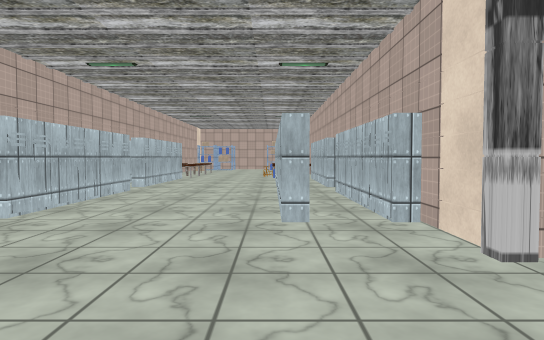
View 1 (above)

24 first-person views from a walk through a scene from a Unity 3-D project. The camera is 1.4 m above the floor, tilts 2° down and sees 75° across. Doors are open. The floor is counted in squares, 2 m on a side. Each view is taken from the middle of a square. On the plan, view 1 faces up. The plan holds only what a view shows up to about 11 squares ahead; the rest is blank. The place goes on beyond the plan. The player is left out. Some surface patterns are stand-ins.

View 2
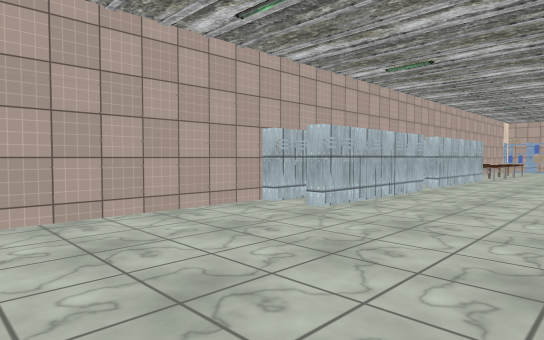

View 3
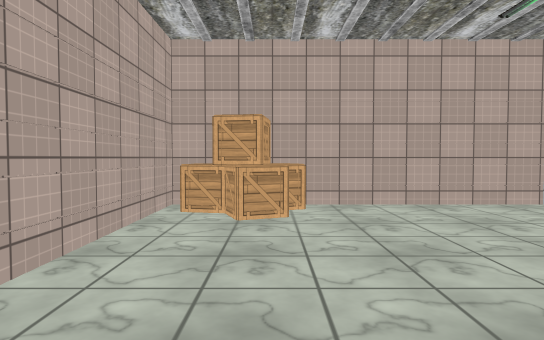

View 4
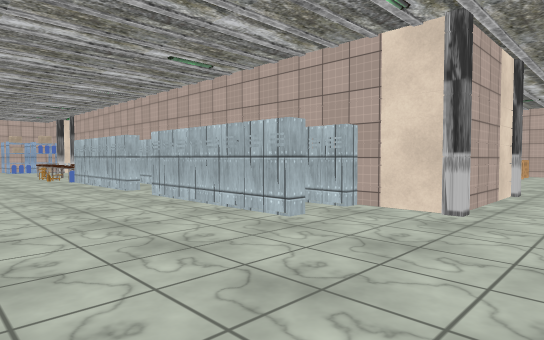

View 5
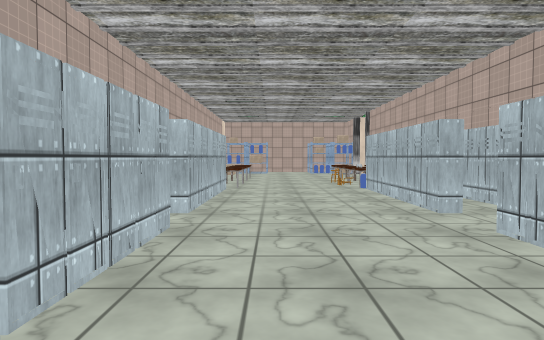

View 6
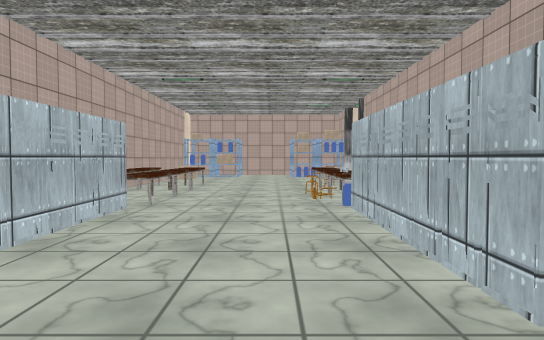

View 7
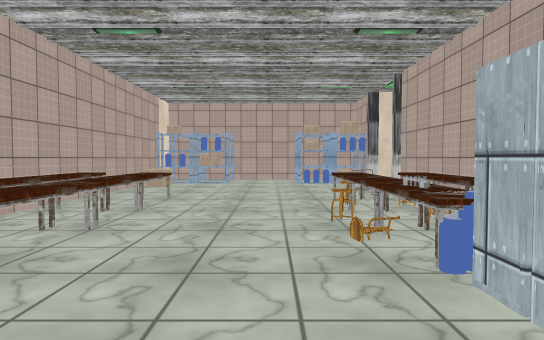

View 8
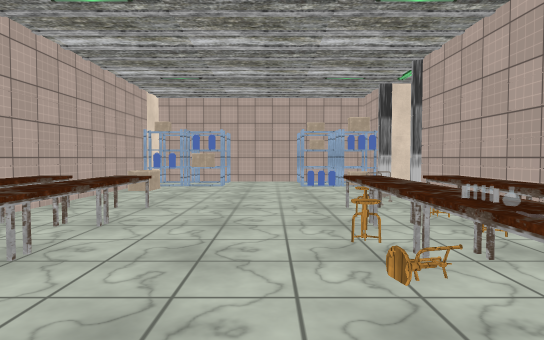

View 9
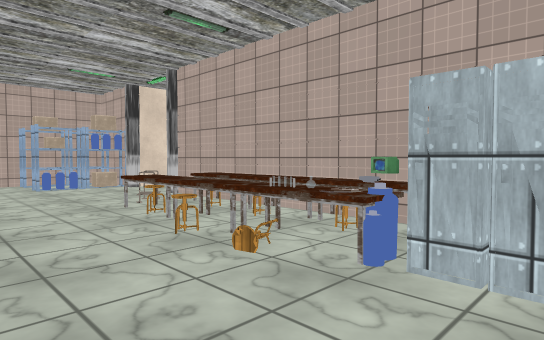

View 10
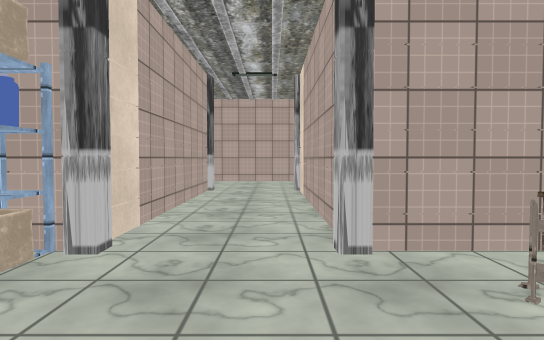

View 11
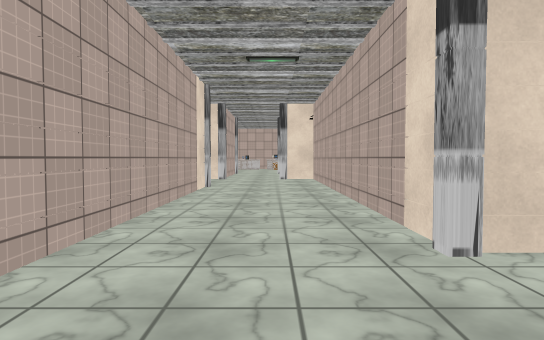

View 12
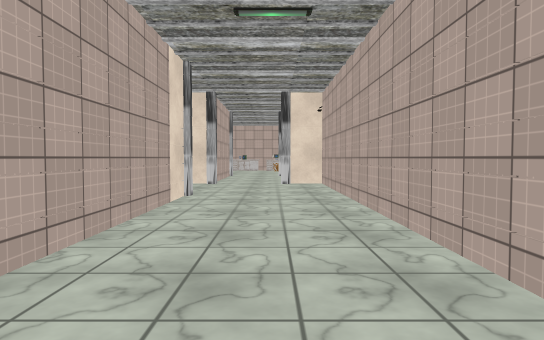

View 13
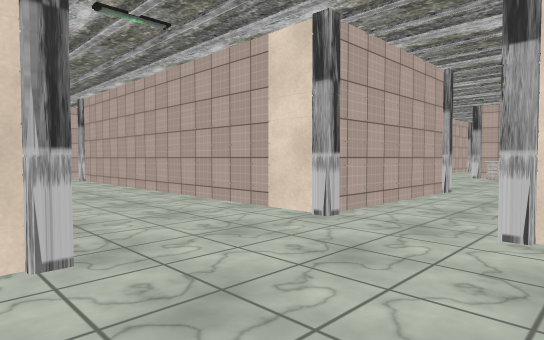

View 14
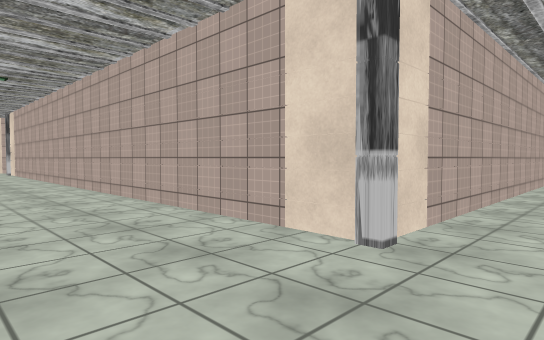

View 15
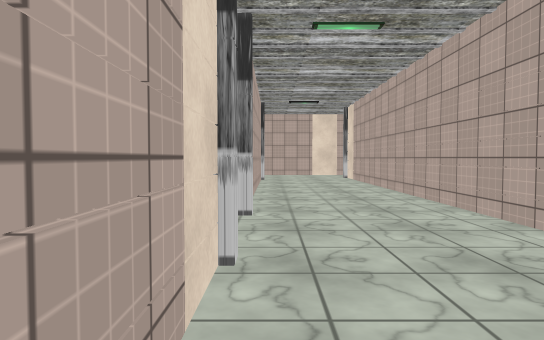

View 16
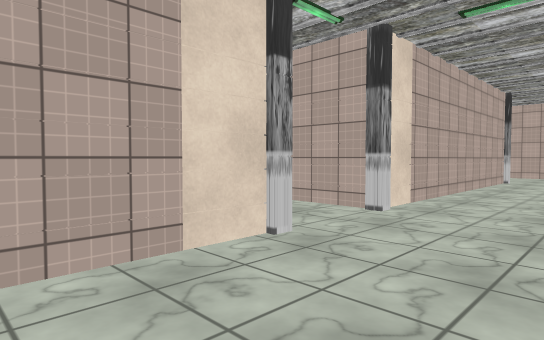

View 17
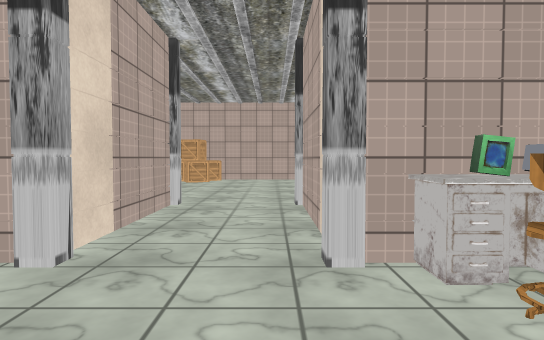

View 18
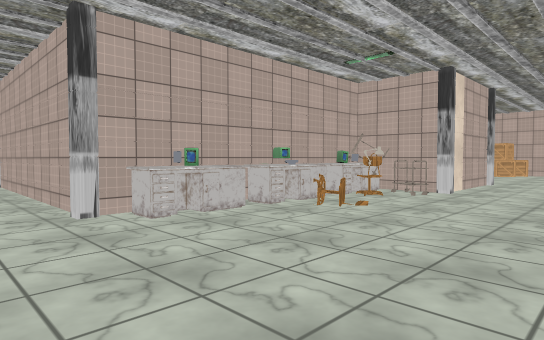

View 19
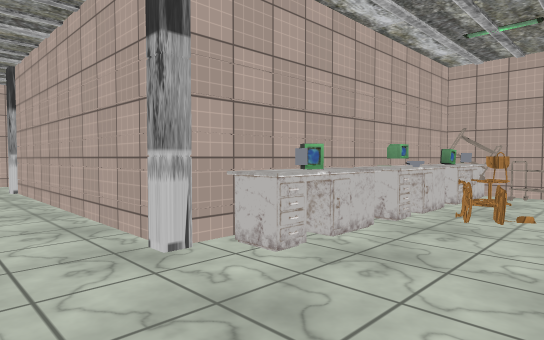

View 20
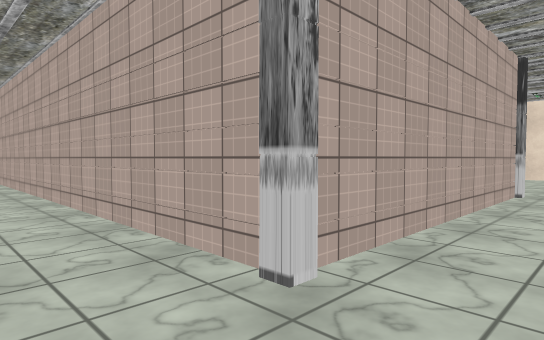

View 21
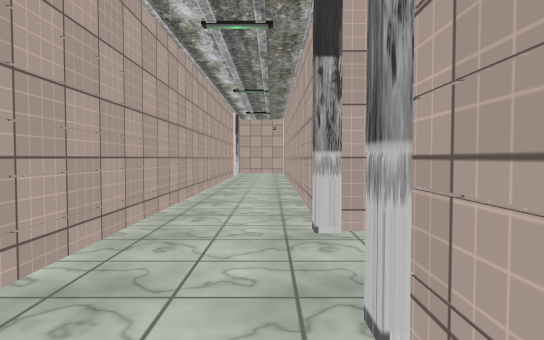

View 22
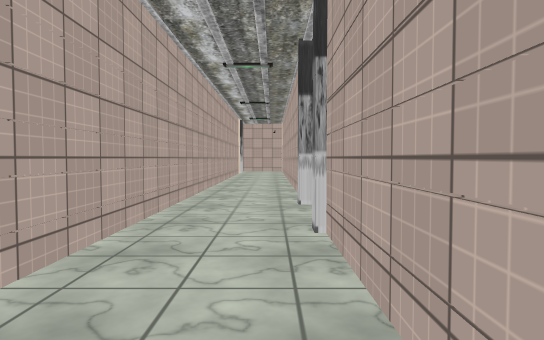

View 23
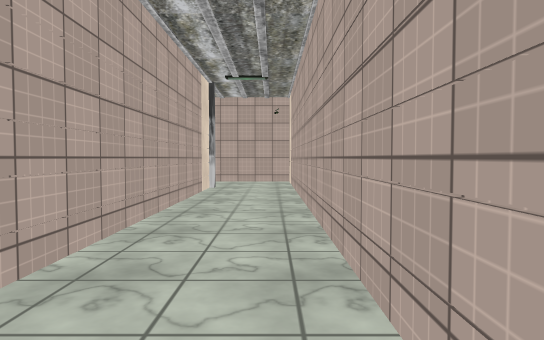

View 24
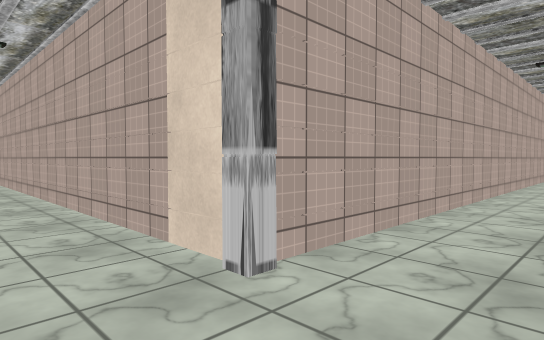

### Floor plan
Points are (right, up) in squares from view 1. A wall is a line through its corners. A room is listed if a view was taken in it or the views show most of it. See-through windows are left out.
Room 1 (views 1, 2, 3, 4, 5, 6, 7, 8, 9, 10)
walls: (1.6, 12.5) (1.6, 13.5); (1.6, 15.4) (1.6, 16.6); (2.4, 17.4) (6.7, 17.4); (-4.3, 18.2) (-4.3, 16.6); (-4.3, 3.2) (-4.3, 0.6); (-0.5, 21.4) (-2.4, 21.4); (6.5, 19.4) (1.6, 19.4) (1.6, 21.2); (4.4, 2.5) (1.6, 2.5) (1.6, 3.5); (1.7, 0.5) (4.4, 0.5); (-4.4, -1.5) (-0.9, -1.5)
ways out: opening at (6.5, 18.5) to room 2; opening at (5, 3) to room 3
objects: other object (-4, -1); other object (-4, 0); other object (-4, 4); other object (-4, 5); other object (-4, 14); other object (-4, 15) to (-4, 16); other object (-4, 19); other object (-4, 20); other object (-4, 21); other object (-3, 0); other object (-3, 4); other object (-3, 5); other object (-3, 6); other object (-3, 7); other object (-3, 9); other object (-3, 10); other object (-3, 11); other object (-3, 12); other object (-3, 13); other object (-3, 14); other object (-3, 15) to (-3, 16); other object (-3, 19); other object (-3, 20); other object (-3, 21); other object (-1, 12); other object (0, 4); other object (0, 5); other object (0, 6); other object (0, 7); other object (0, 9); other object (0, 10); other object (0, 11); other object (0, 12); other object (0, 13); other object (0, 14); other object (0, 15); other object (0, 16) to (1, 16); other object (0, 20); other object (0, 21); other object (1, 4); other object (1, 12); other object (1, 13); other object (1, 14); other object (1, 15); other object (1, 19); other object (1, 20); other object (1, 21); other object (2, 1); other object (2, 2); other object (2, 4); other object (2, 5); other object (2, 6); other object (2, 7); other object (2, 9); other object (2, 10); other object (2, 11); other object (2, 14); other object (2, 15); other object (2, 17); other object (2, 19); other object (5, 1); other object (5, 4)
Room 2 (views 11, 12, 13, 14, 15, 16)
walls: (9.6, 11.5) (9.6, 24.5); (6.7, 17.4) (6.7, 8.5) (7.6, 8.5); (10.4, 8.5) (16.5, 8.5); (16.5, 11.4) (9.9, 11.4); (6.7, 24.5) (6.7, 19.6)
ways out: opening at (6.5, 18.5) to room 1; opening at (8.5, 7.5) to room 3
objects: other object (7, 17); other object (7, 19); other object (10, 8); other object (10, 11)
Room 3 (views 17, 18, 19)
walls: (9.6, 4.5) (9.6, 7.6); (5.6, -1.5) (10.6, -1.5)
ways out: opening at (5, 3) to room 1; opening at (8.5, 7.5) to room 2; opening at (11.5, -2) to room 4
objects: other object (5, 0); other object (5, 2); other object (5, 3); other object (6, -1); other object (6, 0); other object (7, -1); other object (8, -1); other object (8, 0); other object (8, 1); other object (8, 8); other object (9, -1); other object (10, -1); other object (10, 4)
Room 4 (views 20, 21, 22, 23, 24)
walls: (-2.3, -7.4) (-2.3, -9.6); (10.6, -1.5) (10.6, -7.5) (-1.9, -7.5); (-0.3, -18.5) (-0.3, -9.5) (14.1, -9.5); (15.4, -7.5) (12.6, -7.5)
ways out: opening at (11.5, -2) to room 3
objects: other object (0, -9); other object (11, -8); other object (11, -2); other object (13, -8)

Where each view was taken, in squares from view 1:
view 1: 0 up, 0 right, facing up
view 2: 0 up, 0 right, facing up-left
view 3: 0 up, 1 right, facing left
view 4: 1 up, 3 left, facing up-right
view 5: 4 up, 2 left, facing up
view 6: 7 up, 1 left, facing up
view 7: 10 up, 1 left, facing up
view 8: 11 up, 1 left, facing up
view 9: 11 up, 2 left, facing up-right
view 10: 18 up, 1 left, facing right
view 11: 20 up, 8 right, facing down
view 12: 18 up, 8 right, facing down
view 13: 12 up, 7 right, facing down-right
view 14: 10 up, 7 right, facing up-right
view 15: 15 up, 7 right, facing up
view 16: 15 up, 9 right, facing up-left
view 17: 2 up, 7 right, facing left
view 18: 3 up, 12 right, facing down-left
view 19: 1 up, 12 right, facing down-left
view 20: 9 down, 12 right, facing up-left
view 21: 8 down, 14 right, facing left
view 22: 8 down, 16 right, facing left
view 23: 8 down, 8 right, facing left
view 24: 8 down, 2 left, facing down-right
